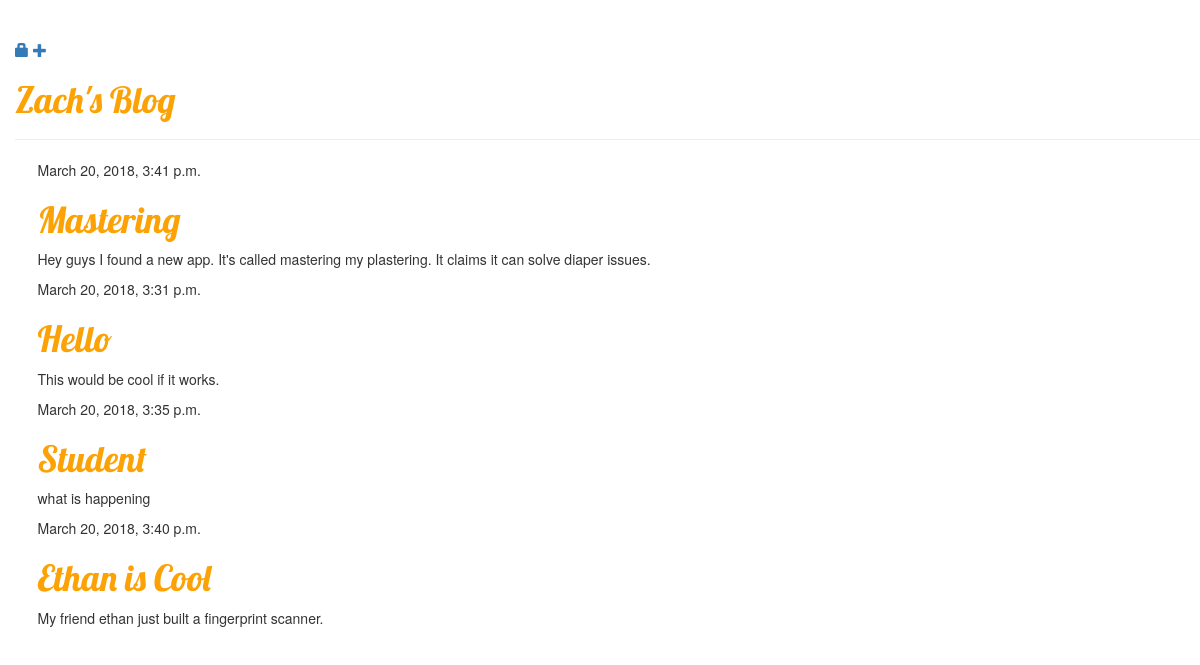
The page / on the database its author committed.
### blog/models.py (models this page shows, shortened)
class Post(models.Model):
    author = models.ForeignKey('auth.User', on_delete=models.CASCADE)
    title = models.CharField(max_length=200)
    text = models.TextField()
    created_date = models.DateTimeField(
            default=timezone.now)
    published_date = models.DateTimeField(
            blank=True, null=True)

### blog/views.py (the view)
# urls.py: url(r'^$', views.post_list, name='post_list'),
def post_list(request):
	posts = Post.objects.all()
	return render(request, 'blog/post_list.html', {'posts':posts})

### blog/templates/blog/post_list.html (shortened to what this page needs)
{% extends 'blog/base.html' %}

### blog/templates/blog/base.html (shortened to what this page needs)
{% load staticfiles %}
<html>
    <head>
        <link rel="stylesheet" href="//maxcdn.bootstrapcdn.com/bootstrap/3.2.0/css/bootstrap.min.css">
        <link rel="stylesheet" href="//maxcdn.bootstrapcdn.com/bootstrap/3.2.0/css/bootstrap-theme.min.css">
        <link rel="stylesheet" href="{% static 'css/blog.css' %}">
	</head>
    <body>
        <div class="page-header">
			{% if user.is_authenticated %}
				<a href="{% url 'post_new' %}" class="top-menu"><span class="glyphicon glyphicon-plus"></span></a>
				<a href="{% url 'post_draft_list' %}" class="top-menu"><span class="glyphicon glyphicon-edit"></span></a>
			{% else %}
				<a href="{% url 'login' %}" class="top-menu"><span class="glyphicon glyphicon-lock"></span></a>
			{% endif %}
			<a href="{% url 'post_new' %}" class="top-menu"><span class="glyphicon glyphicon-plus"></span></a>
            <h1><a href="/">Zach's Blog</a></h1>
        </div>
        <div class="content container">
            <div class="row">
                <div class="col-md-8">
                {% for post in posts %}
                    <div class="post">
                        <div class="date">
                            {{ post.published_date }}
                        </div>
                        <h1><a href="">{{ post.title }}</a></h1>
                        <p>{{ post.text|linebreaksbr }}</p>
                    </div>
                {% endfor %}
                </div>
            </div>
        </div>
    </body>
</html>

### blog/static/css/blog.css (style rules this page uses)
h1 a { color: #FCA205; font-family: 'Lobster'; }
body { padding-left: 15px; }

### rows shown on the page
Post: published_date "March 20, 2018, 3:41 p.m.", title "Mastering", text "Hey guys I found a new app. It's called mastering my plastering. It claims it can solve diaper issues."
Post: published_date "March 20, 2018, 3:31 p.m.", title "Hello", text "This would be cool if it works."
Post: published_date "March 20, 2018, 3:35 p.m.", title "Student", text "what is happening"
Post: published_date "March 20, 2018, 3:40 p.m.", title "Ethan is Cool", text "My friend ethan just built a fingerprint scanner."
